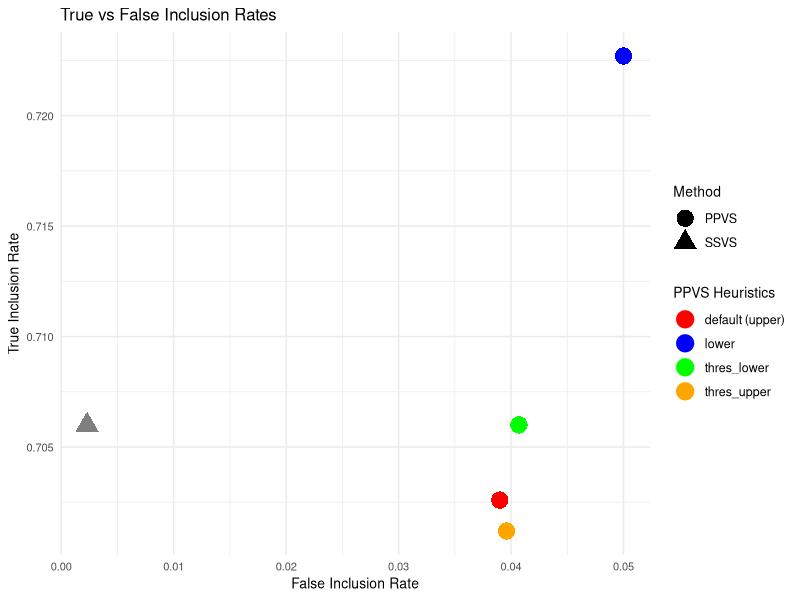

Reproduce this figure in R.
## ---- chunk 1
#| label: fig-rates
#| fig-cap: Overall true vs false inclusion rates by method

rates_df_pre <- data.frame(
  FalseInclusion = c(0.039, 0.050, 0.0396, 0.0407, 0.0023),
  TrueInclusion = c(0.7026, 0.7227, 0.7012, 0.706, 0.706),
  Method = c("PPVS", "PPVS", "PPVS", "PPVS", "SSVS"),
  Heuristic = c("default (upper)", "lower", "thres_upper", "thres_lower", "ssvs")
)

library(ggplot2)

ggplot(rates_df_pre, aes(x = FalseInclusion, y = TrueInclusion)) +
  # Differentiate by shape (method: PPVS vs SSVS)
  geom_point(aes(color = Heuristic, shape = Method), size = 5.5) +
  # Custom colors for PPVS heuristics
  scale_color_manual(
    values = c(
      "default (upper)" = "red",
      "lower" = "blue",
      "thres_lower" = "green",
      "thres_upper" = "orange"
    ),
    name = "PPVS Heuristics"  # Legend title for colors
  ) +
  # Custom shapes for PPVS and SSVS
  scale_shape_manual(
    values = c(
      "PPVS" = 16,  # Circle for PPVS
      "SSVS" = 17   # Triangle for SSVS
    ),
    name = "Method"  # Legend title for shapes
  ) +
  # Labels and styling
  labs(
    title = "True vs False Inclusion Rates",
    x = "False Inclusion Rate",
    y = "True Inclusion Rate"
  ) +
  theme_minimal() +
  theme(
    legend.text = element_text(size = 9),  # Increase legend text size
    legend.title = element_text(size = 10),  # Increase legend title size
    legend.position = "right",  # Position the legend to the right
    text = element_text(size = 10)  # Default text size for other elements
  )
